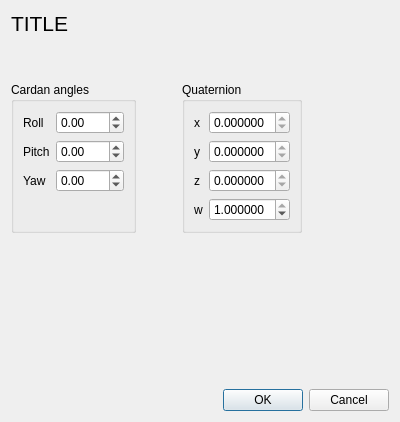
<?xml version="1.0" encoding="UTF-8"?>
<ui version="4.0">
 <class>OrientationInput</class>
 <widget class="QDialog" name="OrientationInput">
  <property name="geometry">
   <rect>
    <x>0</x>
    <y>0</y>
    <width>400</width>
    <height>422</height>
   </rect>
  </property>
  <property name="windowTitle">
   <string>Oriantation Input</string>
  </property>
  <property name="modal">
   <bool>true</bool>
  </property>
  <layout class="QVBoxLayout" name="verticalLayout">
   <item>
    <widget class="QLabel" name="label_8">
     <property name="font">
      <font>
       <pointsize>16</pointsize>
      </font>
     </property>
     <property name="text">
      <string>TITLE</string>
     </property>
    </widget>
   </item>
   <item>
    <spacer name="verticalSpacer">
     <property name="orientation">
      <enum>Qt::Vertical</enum>
     </property>
     <property name="sizeType">
      <enum>QSizePolicy::Fixed</enum>
     </property>
     <property name="sizeHint" stdset="0">
      <size>
       <width>20</width>
       <height>40</height>
      </size>
     </property>
    </spacer>
   </item>
   <item>
    <layout class="QHBoxLayout" name="horizontalLayout">
     <item>
      <widget class="QGroupBox" name="groupBox">
       <property name="title">
        <string>Cardan angles</string>
       </property>
       <layout class="QFormLayout" name="formLayout">
        <item row="0" column="0">
         <widget class="QLabel" name="label">
          <property name="text">
           <string>Roll</string>
          </property>
         </widget>
        </item>
        <item row="0" column="1">
         <widget class="QDoubleSpinBox" name="rollDoubleSpinBox">
          <property name="decimals">
           <number>2</number>
          </property>
          <property name="minimum">
           <double>-180.000000000000000</double>
          </property>
          <property name="maximum">
           <double>180.000000000000000</double>
          </property>
         </widget>
        </item>
        <item row="1" column="0">
         <widget class="QLabel" name="label_2">
          <property name="text">
           <string>Pitch</string>
          </property>
         </widget>
        </item>
        <item row="1" column="1">
         <widget class="QDoubleSpinBox" name="pitchDoubleSpinBox">
          <property name="decimals">
           <number>2</number>
          </property>
          <property name="minimum">
           <double>-180.000000000000000</double>
          </property>
          <property name="maximum">
           <double>180.000000000000000</double>
          </property>
         </widget>
        </item>
        <item row="2" column="0">
         <widget class="QLabel" name="label_3">
          <property name="text">
           <string>Yaw</string>
          </property>
         </widget>
        </item>
        <item row="2" column="1">
         <widget class="QDoubleSpinBox" name="yawDoubleSpinBox">
          <property name="decimals">
           <number>2</number>
          </property>
          <property name="minimum">
           <double>-180.000000000000000</double>
          </property>
          <property name="maximum">
           <double>180.000000000000000</double>
          </property>
         </widget>
        </item>
       </layout>
      </widget>
     </item>
     <item>
      <spacer name="horizontalSpacer">
       <property name="orientation">
        <enum>Qt::Horizontal</enum>
       </property>
       <property name="sizeType">
        <enum>QSizePolicy::Fixed</enum>
       </property>
       <property name="sizeHint" stdset="0">
        <size>
         <width>40</width>
         <height>20</height>
        </size>
       </property>
      </spacer>
     </item>
     <item>
      <widget class="QGroupBox" name="groupBox_2">
       <property name="title">
        <string>Quaternion</string>
       </property>
       <layout class="QFormLayout" name="formLayout_2">
        <item row="0" column="0">
         <widget class="QLabel" name="label_4">
          <property name="text">
           <string>x</string>
          </property>
         </widget>
        </item>
        <item row="0" column="1">
         <widget class="QDoubleSpinBox" name="xDoubleSpinBox">
          <property name="decimals">
           <number>6</number>
          </property>
          <property name="minimum">
           <double>0.000000000000000</double>
          </property>
          <property name="maximum">
           <double>0.000000000000000</double>
          </property>
          <property name="singleStep">
           <double>0.010000000000000</double>
          </property>
         </widget>
        </item>
        <item row="1" column="0">
         <widget class="QLabel" name="label_5">
          <property name="text">
           <string>y</string>
          </property>
         </widget>
        </item>
        <item row="1" column="1">
         <widget class="QDoubleSpinBox" name="yDoubleSpinBox">
          <property name="decimals">
           <number>6</number>
          </property>
          <property name="minimum">
           <double>0.000000000000000</double>
          </property>
          <property name="maximum">
           <double>0.000000000000000</double>
          </property>
          <property name="singleStep">
           <double>0.010000000000000</double>
          </property>
         </widget>
        </item>
        <item row="2" column="0">
         <widget class="QLabel" name="label_6">
          <property name="text">
           <string>z</string>
          </property>
         </widget>
        </item>
        <item row="2" column="1">
         <widget class="QDoubleSpinBox" name="zDoubleSpinBox">
          <property name="decimals">
           <number>6</number>
          </property>
          <property name="minimum">
           <double>0.000000000000000</double>
          </property>
          <property name="maximum">
           <double>0.000000000000000</double>
          </property>
          <property name="singleStep">
           <double>0.010000000000000</double>
          </property>
         </widget>
        </item>
        <item row="3" column="0">
         <widget class="QLabel" name="label_7">
          <property name="text">
           <string>w</string>
          </property>
         </widget>
        </item>
        <item row="3" column="1">
         <widget class="QDoubleSpinBox" name="wDoubleSpinBox">
          <property name="decimals">
           <number>6</number>
          </property>
          <property name="minimum">
           <double>-1.000000000000000</double>
          </property>
          <property name="maximum">
           <double>1.000000000000000</double>
          </property>
          <property name="singleStep">
           <double>0.010000000000000</double>
          </property>
          <property name="value">
           <double>1.000000000000000</double>
          </property>
         </widget>
        </item>
       </layout>
      </widget>
     </item>
     <item>
      <spacer name="horizontalSpacer_2">
       <property name="orientation">
        <enum>Qt::Horizontal</enum>
       </property>
       <property name="sizeHint" stdset="0">
        <size>
         <width>40</width>
         <height>20</height>
        </size>
       </property>
      </spacer>
     </item>
    </layout>
   </item>
   <item>
    <spacer name="verticalSpacer_2">
     <property name="orientation">
      <enum>Qt::Vertical</enum>
     </property>
     <property name="sizeHint" stdset="0">
      <size>
       <width>20</width>
       <height>153</height>
      </size>
     </property>
    </spacer>
   </item>
   <item>
    <widget class="QDialogButtonBox" name="buttonBox">
     <property name="orientation">
      <enum>Qt::Horizontal</enum>
     </property>
     <property name="standardButtons">
      <set>QDialogButtonBox::Cancel|QDialogButtonBox::Ok</set>
     </property>
    </widget>
   </item>
  </layout>
 </widget>
 <resources/>
 <connections>
  <connection>
   <sender>buttonBox</sender>
   <signal>accepted()</signal>
   <receiver>OrientationInput</receiver>
   <slot>accept()</slot>
   <hints>
    <hint type="sourcelabel">
     <x>227</x>
     <y>404</y>
    </hint>
    <hint type="destinationlabel">
     <x>157</x>
     <y>274</y>
    </hint>
   </hints>
  </connection>
  <connection>
   <sender>buttonBox</sender>
   <signal>rejected()</signal>
   <receiver>OrientationInput</receiver>
   <slot>reject()</slot>
   <hints>
    <hint type="sourcelabel">
     <x>295</x>
     <y>410</y>
    </hint>
    <hint type="destinationlabel">
     <x>286</x>
     <y>274</y>
    </hint>
   </hints>
  </connection>
  <connection>
   <sender>pitchDoubleSpinBox</sender>
   <signal>valueChanged(double)</signal>
   <receiver>OrientationInput</receiver>
   <slot>cardanChanged()</slot>
   <hints>
    <hint type="sourcelabel">
     <x>85</x>
     <y>148</y>
    </hint>
    <hint type="destinationlabel">
     <x>199</x>
     <y>210</y>
    </hint>
   </hints>
  </connection>
  <connection>
   <sender>rollDoubleSpinBox</sender>
   <signal>valueChanged(double)</signal>
   <receiver>OrientationInput</receiver>
   <slot>cardanChanged()</slot>
   <hints>
    <hint type="sourcelabel">
     <x>85</x>
     <y>122</y>
    </hint>
    <hint type="destinationlabel">
     <x>199</x>
     <y>210</y>
    </hint>
   </hints>
  </connection>
  <connection>
   <sender>yawDoubleSpinBox</sender>
   <signal>valueChanged(double)</signal>
   <receiver>OrientationInput</receiver>
   <slot>cardanChanged()</slot>
   <hints>
    <hint type="sourcelabel">
     <x>85</x>
     <y>174</y>
    </hint>
    <hint type="destinationlabel">
     <x>199</x>
     <y>210</y>
    </hint>
   </hints>
  </connection>
  <connection>
   <sender>wDoubleSpinBox</sender>
   <signal>valueChanged(double)</signal>
   <receiver>OrientationInput</receiver>
   <slot>quaternionChanged()</slot>
   <hints>
    <hint type="sourcelabel">
     <x>244</x>
     <y>200</y>
    </hint>
    <hint type="destinationlabel">
     <x>199</x>
     <y>210</y>
    </hint>
   </hints>
  </connection>
  <connection>
   <sender>xDoubleSpinBox</sender>
   <signal>valueChanged(double)</signal>
   <receiver>OrientationInput</receiver>
   <slot>quaternionChanged()</slot>
   <hints>
    <hint type="sourcelabel">
     <x>244</x>
     <y>122</y>
    </hint>
    <hint type="destinationlabel">
     <x>199</x>
     <y>210</y>
    </hint>
   </hints>
  </connection>
  <connection>
   <sender>yDoubleSpinBox</sender>
   <signal>valueChanged(double)</signal>
   <receiver>OrientationInput</receiver>
   <slot>quaternionChanged()</slot>
   <hints>
    <hint type="sourcelabel">
     <x>244</x>
     <y>148</y>
    </hint>
    <hint type="destinationlabel">
     <x>199</x>
     <y>210</y>
    </hint>
   </hints>
  </connection>
  <connection>
   <sender>zDoubleSpinBox</sender>
   <signal>valueChanged(double)</signal>
   <receiver>OrientationInput</receiver>
   <slot>quaternionChanged()</slot>
   <hints>
    <hint type="sourcelabel">
     <x>244</x>
     <y>174</y>
    </hint>
    <hint type="destinationlabel">
     <x>199</x>
     <y>210</y>
    </hint>
   </hints>
  </connection>
 </connections>
 <slots>
  <slot>cardanChanged()</slot>
  <slot>quaternionChanged()</slot>
 </slots>
</ui>
